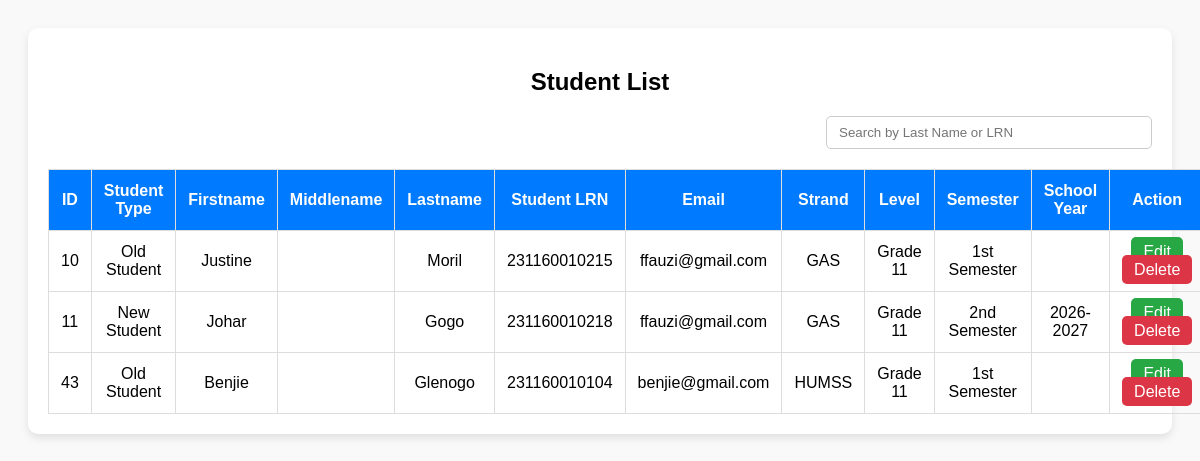
Screenshot of /add_users.php with the database file from the repository.
### tables this page shows
CREATE TABLE `students` (
  `id` int(11) NOT NULL,
  `student_type` varchar(50) DEFAULT NULL,
  `fName` varchar(50) DEFAULT NULL,
  `mName` varchar(50) DEFAULT NULL,
  `lName` varchar(50) DEFAULT NULL,
  `extName` varchar(10) DEFAULT NULL,
  `birthdate` date DEFAULT NULL,
  `age` int(11) DEFAULT NULL,
  `place` varchar(100) DEFAULT NULL,
  `student_id` varchar(20) DEFAULT NULL,
  `religion` varchar(50) DEFAULT NULL,
  `gender` varchar(10) DEFAULT NULL,
  `street` varchar(100) DEFAULT NULL,
  `city` varchar(50) DEFAULT NULL,
  `state` varchar(50) DEFAULT NULL,
  `country` varchar(50) DEFAULT NULL,
  `zip` varchar(10) DEFAULT NULL,
  `email` varchar(100) DEFAULT NULL,
  `contactNumber` varchar(20) DEFAULT NULL,
  `strand` varchar(50) DEFAULT NULL,
  `level` varchar(20) DEFAULT NULL,
  `semester` varchar(20) DEFAULT NULL,
  `school_year` varchar(20) DEFAULT NULL,
  `is_approved` enum('approved','reject') NOT NULL,
  `registered_at` timestamp NOT NULL DEFAULT current_timestamp(),
  `profile_pic` varchar(255) DEFAULT 'profile.png'
);

### add_users.php (the view, shortened to what this page needs)
<?php
include 'db.php';
$result = $conn->query("SELECT * FROM students");
?>
<!DOCTYPE html>
<html lang="en">
<head>
  <link rel="stylesheet" href="addstudent.css">
</head>
<body>
  <div class="container">
    <h2>Student List</h2>
    <div class="search-bar">
      <input type="text" id="searchInput" placeholder="Search by Last Name or LRN" onkeyup="searchTable()">
    </div>
    <table id="studentTable">
      <thead>
        <tr>
          <th>ID</th>
          <th>Student Type</th>
          <th>Firstname</th>
          <th>Middlename</th>
          <th>Lastname</th>
          <th>Student LRN</th>
          <th>Email</th>
          <th>Strand</th>
          <th>Level</th>
          <th>Semester</th>
          <th>School Year</th>
          <th>Action</th>
        </tr>
      </thead>
      <tbody>
        <?php while ($row = $result->fetch_assoc()): ?>
        <tr>
          <td><?= htmlspecialchars($row['id']) ?></td>
          <td><?= htmlspecialchars($row['student_type']) ?></td>
          <td><?= htmlspecialchars($row['fName']) ?></td>
          <td><?= htmlspecialchars($row['mName']) ?></td>
          <td><?= htmlspecialchars($row['lName']) ?></td>
          <td><?= htmlspecialchars($row['student_id']) ?></td>
          <td><?= htmlspecialchars($row['email']) ?></td>
          <td><?= htmlspecialchars($row['strand']) ?></td>
          <td><?= htmlspecialchars($row['level']) ?></td>
          <td><?= htmlspecialchars($row['semester']) ?></td>
          <td><?= htmlspecialchars($row['school_year']) ?></td>
          <td>
            <a href="edit_student.php?id=<?= $row['id'] ?>" class="btn btn-edit">Edit</a>
            <a href="delete_student.php?id=<?= $row['id'] ?>" class="btn btn-delete" onclick="return confirm('Are you sure you want to delete this student?')">Delete</a>
          </td>
        </tr>
        <?php endwhile; ?>
      </tbody>
    </table>
  </div>
</body>
</html>

### addstudent.css (style rules this page uses)
body { font-family: Arial, sans-serif; padding: 20px; background-color: #f9f9f9; }
.container { max-width: 1200px; margin: auto; background-color: white; padding: 20px; border-radius: 10px; box-shadow: 0 4px 8px rgba(0,0,0,0.1); }
h2 { text-align: center; margin-bottom: 20px; }
.search-bar { margin-bottom: 20px; text-align: right; }
.search-bar input { padding: 8px 12px; width: 300px; border: 1px solid #ccc; border-radius: 5px; }
table { width: 100%; border-collapse: collapse; }
th, td { padding: 12px; border: 1px solid #ddd; text-align: center; }
th { background-color: #007BFF; color: white; }
.btn { padding: 6px 12px; border: none; border-radius: 5px; cursor: pointer; color: white; text-decoration: none; }
.btn-edit { background-color: #28a745; }
.btn-delete { background-color: #dc3545; }
.container { position: relative; }

### rows the page displays
students: id "10", student_type "Old Student", fName "Justine", lName "Moril", student "231160010215", email "ffauzi@gmail.com", strand "GAS", level "Grade 11", semester "1st Semester"
students: id "11", student_type "New Student", fName "Johar", lName "Gogo", student "231160010218", email "ffauzi@gmail.com", strand "GAS", level "Grade 11", semester "2nd Semester", school_year "2026-2027"
students: id "43", student_type "Old Student", fName "Benjie", lName "Glenogo", student "231160010104", email "benjie@gmail.com", strand "HUMSS", level "Grade 11", semester "1st Semester"
